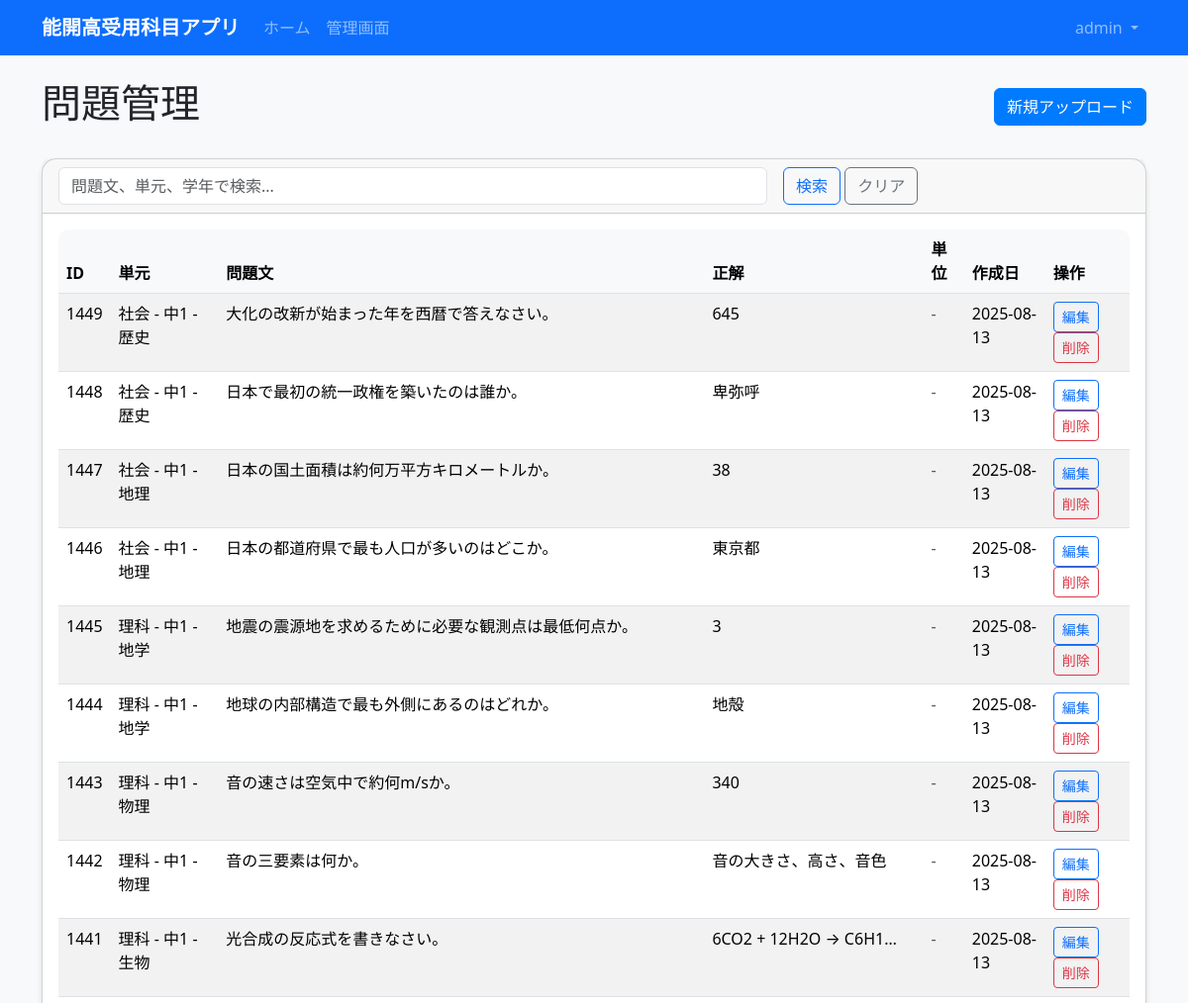
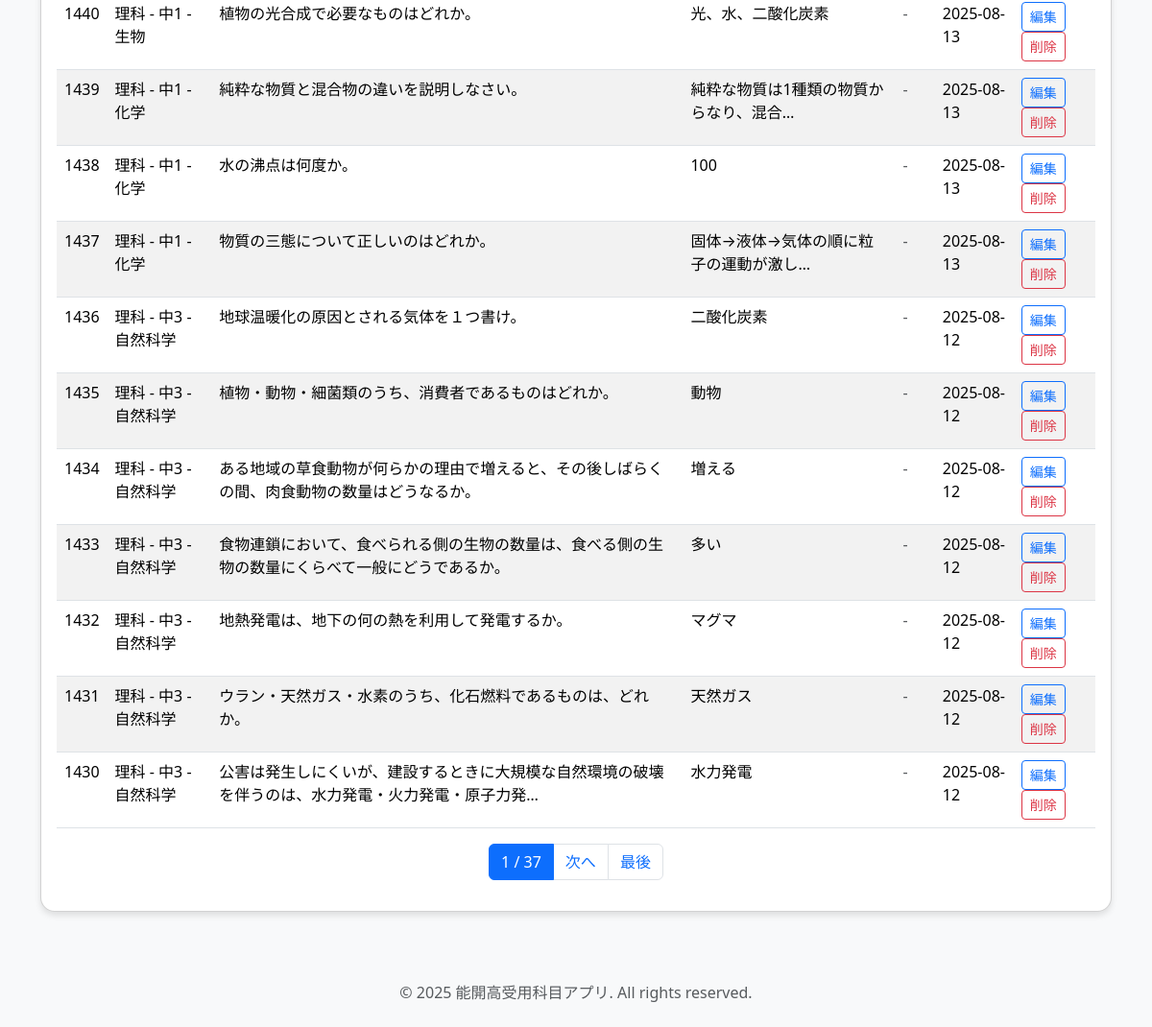
Before: /admin-panel/questions/ (signed in) with the older database file (2 pictures, top to bottom).
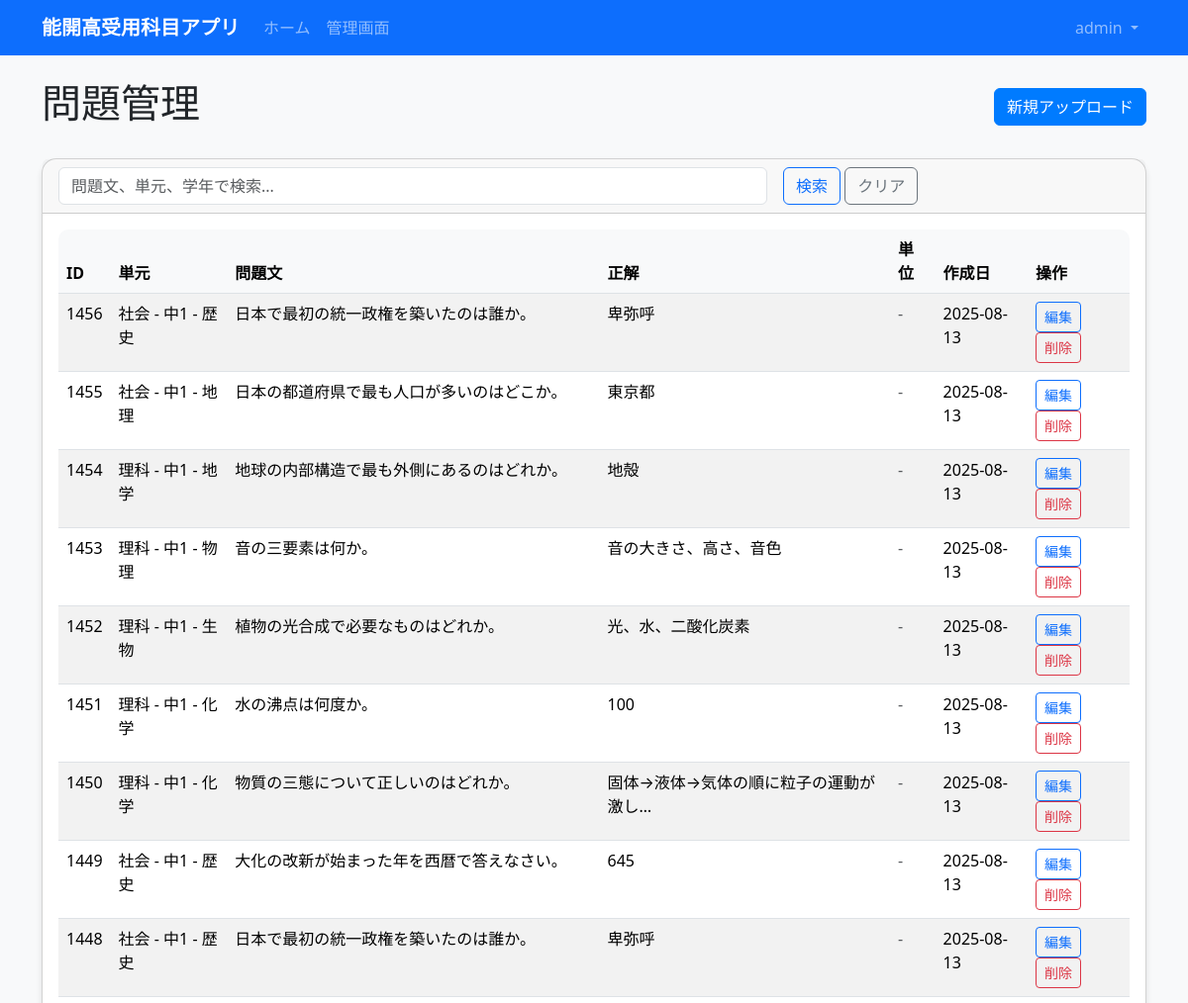
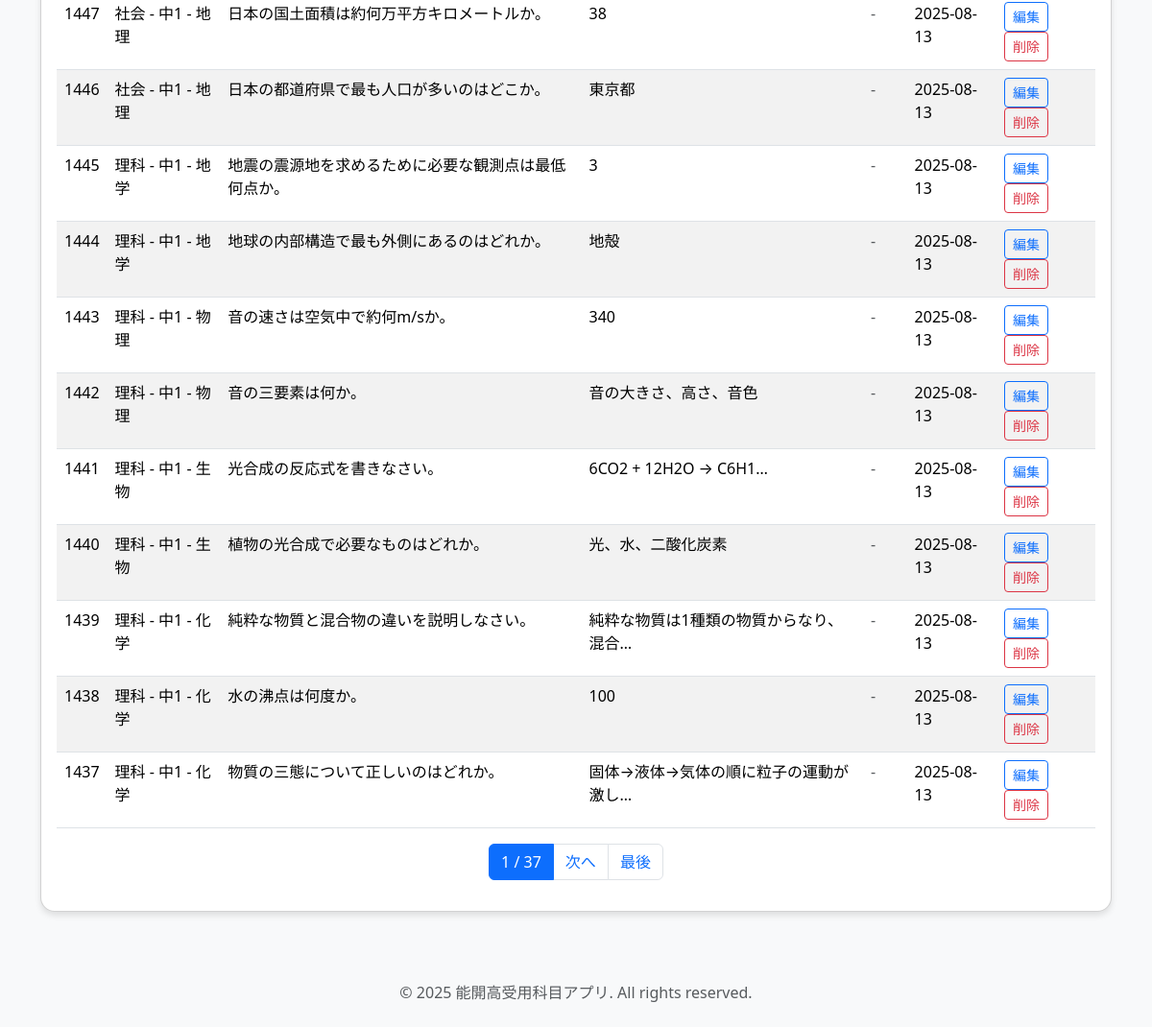
After: the same page with the newer database file (2 pictures, top to bottom).
### quiz_app/models.py (models this page shows, shortened)
class Question(models.Model):
    class QuestionType(models.TextChoices):
        TEXT = 'text', '記述問題'
        CHOICE = 'choice', '選択問題'
    unit = models.ForeignKey(
        Unit,
        on_delete=models.CASCADE,
        related_name='questions',
        verbose_name='単元'
    )
    source_id = models.CharField(max_length=50, verbose_name='元データID')
    question_type = models.CharField(
        max_length=10,
        choices=QuestionType.choices,
        default=QuestionType.TEXT,
        verbose_name='問題タイプ'
    )
    text = models.TextField(verbose_name='問題文')
    correct_answer = models.TextField(verbose_name='正解')
    accepted_alternatives = models.JSONField(
        default=list,
        blank=True,
        verbose_name='別解'
    )
    choices = models.JSONField(
        default=list,
        blank=True,
        verbose_name='選択肢'
    )
    requires_unit_label = models.BooleanField(
        default=False,
        verbose_name='単位ラベル必要'
    )
    unit_label_text = models.CharField(
        max_length=20,
        blank=True,
        verbose_name='単位ラベル'
    )
    parts_count = models.PositiveIntegerField(
        default=1,
        validators=[MinValueValidator(1), MaxValueValidator(10)],
        verbose_name='解答欄数'
    )
    created_at = models.DateTimeField(auto_now_add=True, verbose_name='作成日時')
    updated_at = models.DateTimeField(auto_now=True, verbose_name='更新日時')
    class Meta:
        verbose_name = '問題'
        verbose_name_plural = '問題'
        unique_together = ['unit', 'source_id']
        indexes = [
            models.Index(fields=['unit', 'source_id']),
        ]

class Unit(models.Model):
    subject = models.ForeignKey(
        Subject,
        on_delete=models.CASCADE,
        related_name='units',
        verbose_name='教科'
    )
    grade_year = models.CharField(max_length=10, verbose_name='学年')
    category = models.CharField(max_length=50, verbose_name='カテゴリ')
    unit_key = models.CharField(
        max_length=100,
        unique=True,
        verbose_name='単元キー'
    )
    class Meta:
        verbose_name = '単元'
        verbose_name_plural = '単元'
        unique_together = ['subject', 'grade_year', 'category']
    def __str__(self):
        return f"{self.subject.label_ja} - {self.grade_year} - {self.category}"

class Subject(models.Model):
    class Code(models.TextChoices):
        SCIENCE = 'science', '理科'
        SOCIAL = 'social', '社会'
    code = models.CharField(
        max_length=10,
        choices=Code.choices,
        unique=True,
        verbose_name='教科コード'
    )
    label_ja = models.CharField(max_length=20, verbose_name='教科名')
    class Meta:
        verbose_name = '教科'
        verbose_name_plural = '教科'

### admin_panel/views.py (the view)
# urls.py: path('questions/', views.QuestionListView.as_view(), name='questions'),
class QuestionListView(LoginRequiredMixin, AdminRequiredMixin, ListView):
    model = Question
    template_name = 'admin_panel/questions.html'
    context_object_name = 'questions'
    paginate_by = 20
    def get_queryset(self):
        queryset = Question.objects.select_related('unit').all()
        search = self.request.GET.get('search')
        if search:
            queryset = queryset.filter(
                Q(text__icontains=search) |
                Q(unit__category__icontains=search) |
                Q(unit__grade_year__icontains=search)
            )
        return queryset.order_by('-created_at')

### admin_panel/views.py (called while the page is built)
def admin_required(user):
    return user.is_authenticated and user.role == 'admin'

    def test_func(self):
        return admin_required(self.request.user)

### templates/admin_panel/questions.html (shortened to what the changed rows need)
{% extends 'base.html' %}
{% block content %}
<div class="row">
    <div class="col-12">
        <div class="d-flex justify-content-between align-items-center mb-4">
            <h1>問題管理</h1>
        </div>
    </div>
</div>
<div class="row">
    <div class="col-12">
        <div class="card">
            <div class="card-body">
                {% if questions %}
                    <div class="table-responsive">
                        <table class="table table-striped">
                            <thead>
                                <tr>
                                    <th>ID</th>
                                    <th>単元</th>
                                    <th>問題文</th>
                                    <th>正解</th>
                                    <th>単位</th>
                                    <th>作成日</th>
                                    <th>操作</th>
                                </tr>
                            </thead>
                            <tbody>
                                {% for question in questions %}
                                <tr>
                                    <td>{{ question.id }}</td>
                                    <td>{{ question.unit }}</td>
                                    <td>{{ question.text|truncatechars:50 }}</td>
                                    <td>{{ question.correct_answer|truncatechars:20 }}</td>
                                    <td>
                                        {% if question.unit_label_text %}
                                            <span class="badge bg-info">{{ question.unit_label_text }}</span>
                                        {% else %}
                                            <span class="text-muted">-</span>
                                        {% endif %}
                                    </td>
                                    <td>{{ question.created_at|date:"Y-m-d" }}</td>
                                    <td>
                                        <a href="{% url 'admin_panel:question_edit' question.id %}" class="btn btn-sm btn-outline-primary">編集</a>
                                        <a href="{% url 'admin_panel:question_delete' question.id %}" class="btn btn-sm btn-outline-danger" onclick="return confirm('本当に削除しますか？')">削除</a>
                                    </td>
                                </tr>
                                {% endfor %}
                            </tbody>
                        </table>
                    </div>
                {% else %}
                    <div class="text-center py-4">
                        <p class="text-muted">問題が見つかりませんでした。</p>
                        <a href="{% url 'admin_panel:upload' %}" class="btn btn-primary">問題をアップロード</a>
                    </div>
                {% endif %}
            </div>
        </div>
    </div>
</div>
{% endblock %}

Changed rows visible on the page:
no longer on this page (row unchanged): Question: id "1436", unit "理科 - 中3 - 自然科学", text "地球温暖化の原因とされる気体を１つ書け。", correct_answer "二酸化炭素", created_at "2025-08-12"
no longer on this page (row unchanged): Question: id "1435", unit "理科 - 中3 - 自然科学", text "植物・動物・細菌類のうち、消費者であるものはどれか。", correct_answer "動物", created_at "2025-08-12"
no longer on this page (row unchanged): Question: id "1434", unit "理科 - 中3 - 自然科学", text "ある地域の草食動物が何らかの理由で増えると、その後しばらくの間、肉食動物の数量はどうなるか。", correct_answer "増える", created_at "2025-08-12"
no longer on this page (row unchanged): Question: id "1433", unit "理科 - 中3 - 自然科学", text "食物連鎖において、食べられる側の生物の数量は、食べる側の生物の数量にくらべて一般にどうであるか。", correct_answer "多い", created_at "2025-08-12"
no longer on this page (row unchanged): Question: id "1432", unit "理科 - 中3 - 自然科学", text "地熱発電は、地下の何の熱を利用して発電するか。", correct_answer "マグマ", created_at "2025-08-12"
no longer on this page (row unchanged): Question: id "1431", unit "理科 - 中3 - 自然科学", text "ウラン・天然ガス・水素のうち、化石燃料であるものは、どれか。", correct_answer "天然ガス", created_at "2025-08-12"
no longer on this page (row unchanged): Question: id "1430", unit "理科 - 中3 - 自然科学", text "公害は発生しにくいが、建設するときに大規模な自然環境の破壊を伴うのは、水力発電・火力発電・原子力発…", correct_answer "水力発電", created_at "2025-08-12"
added Question: id "1456", unit "社会 - 中1 - 歴史", text "日本で最初の統一政権を築いたのは誰か。", correct_answer "卑弥呼", created_at "2025-08-13"
added Question: id "1455", unit "社会 - 中1 - 地理", text "日本の都道府県で最も人口が多いのはどこか。", correct_answer "東京都", created_at "2025-08-13"
added Question: id "1454", unit "理科 - 中1 - 地学", text "地球の内部構造で最も外側にあるのはどれか。", correct_answer "地殻", created_at "2025-08-13"
added Question: id "1453", unit "理科 - 中1 - 物理", text "音の三要素は何か。", correct_answer "音の大きさ、高さ、音色", created_at "2025-08-13"
added Question: id "1452", unit "理科 - 中1 - 生物", text "植物の光合成で必要なものはどれか。", correct_answer "光、水、二酸化炭素", created_at "2025-08-13"
added Question: id "1451", unit "理科 - 中1 - 化学", text "水の沸点は何度か。", correct_answer "100", created_at "2025-08-13"
added Question: id "1450", unit "理科 - 中1 - 化学", text "物質の三態について正しいのはどれか。", correct_answer "固体→液体→気体の順に粒子の運動が激し…", created_at "2025-08-13"
